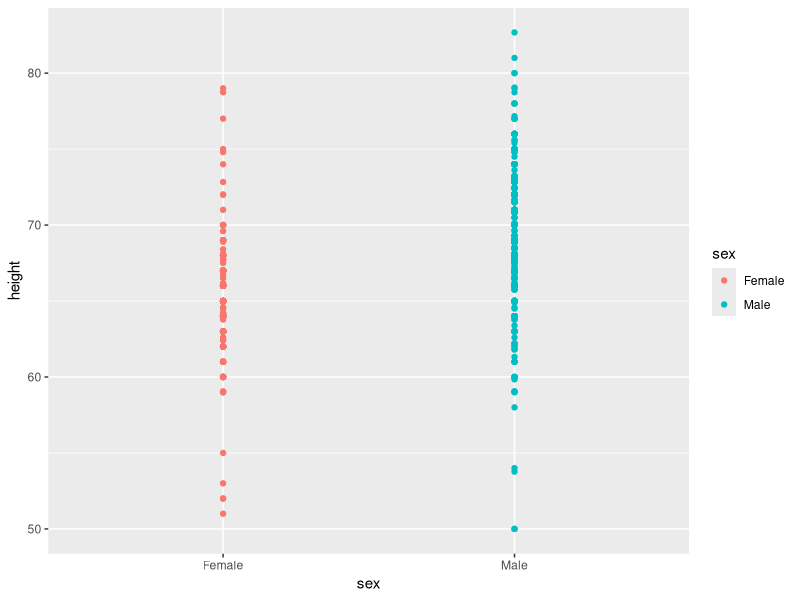
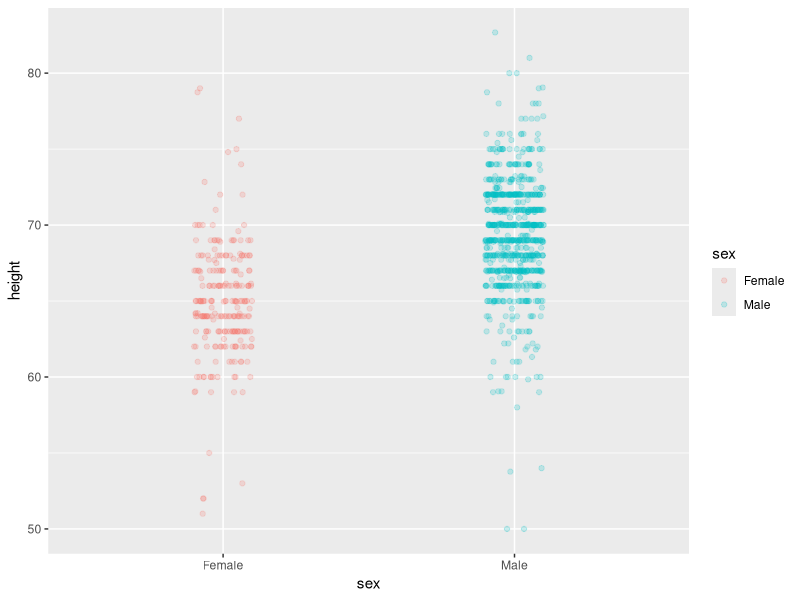
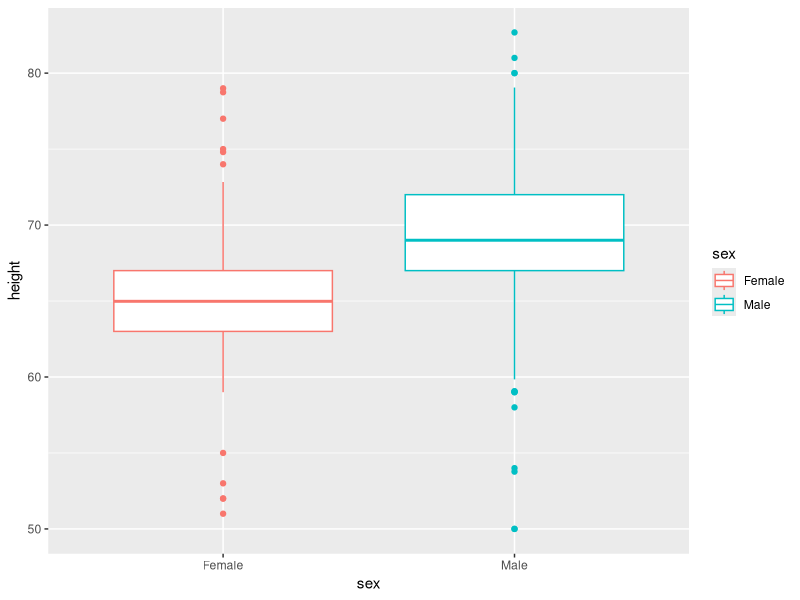
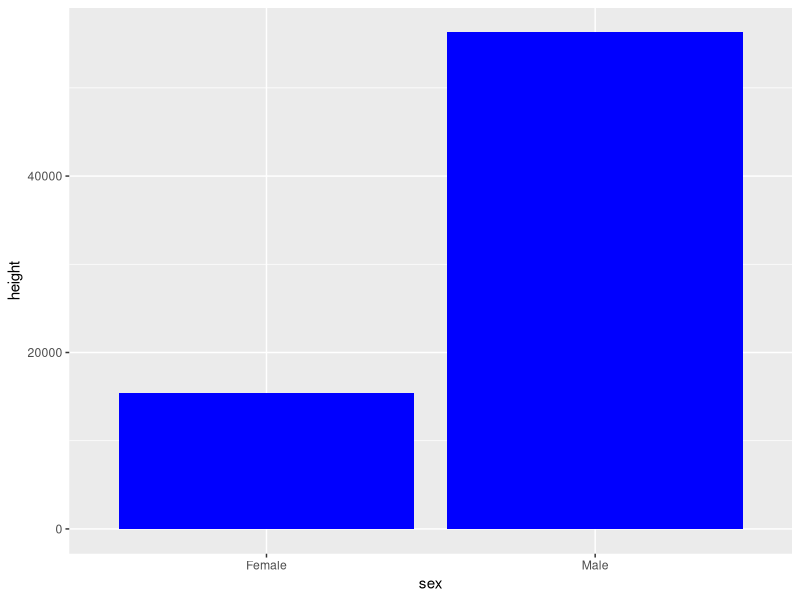
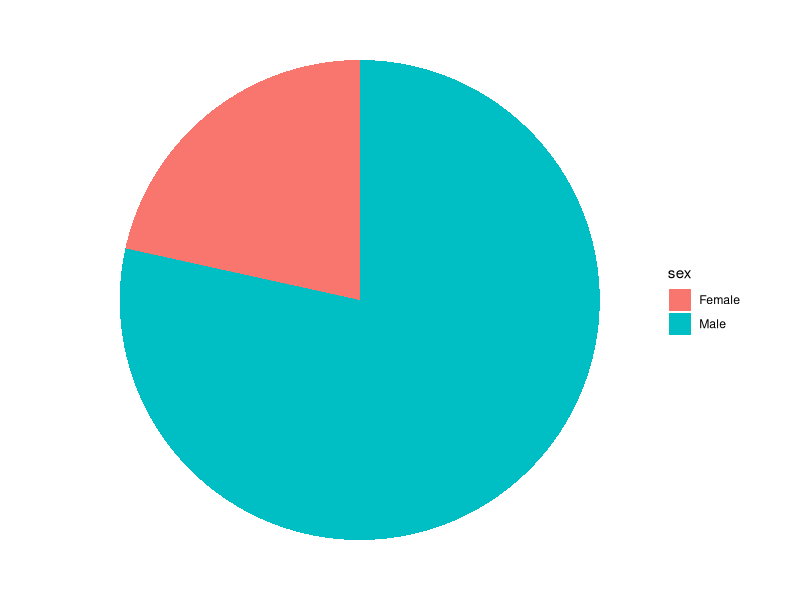
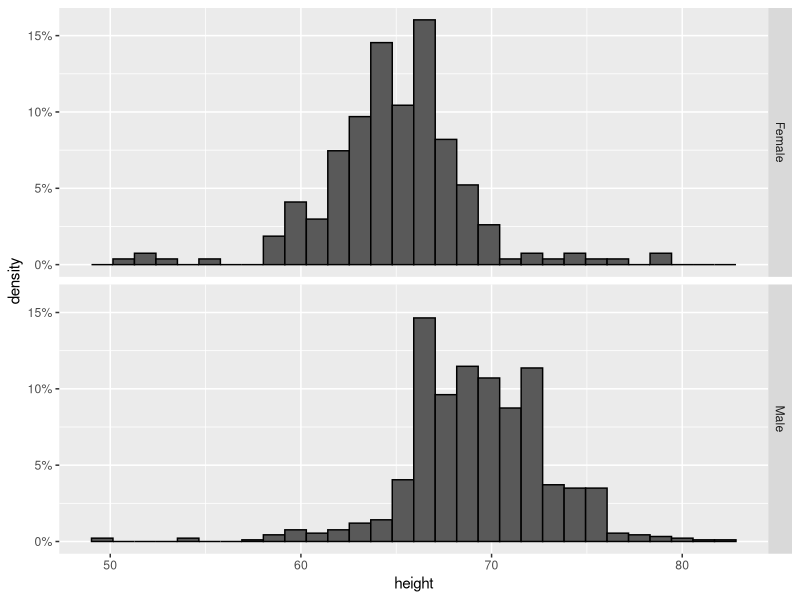
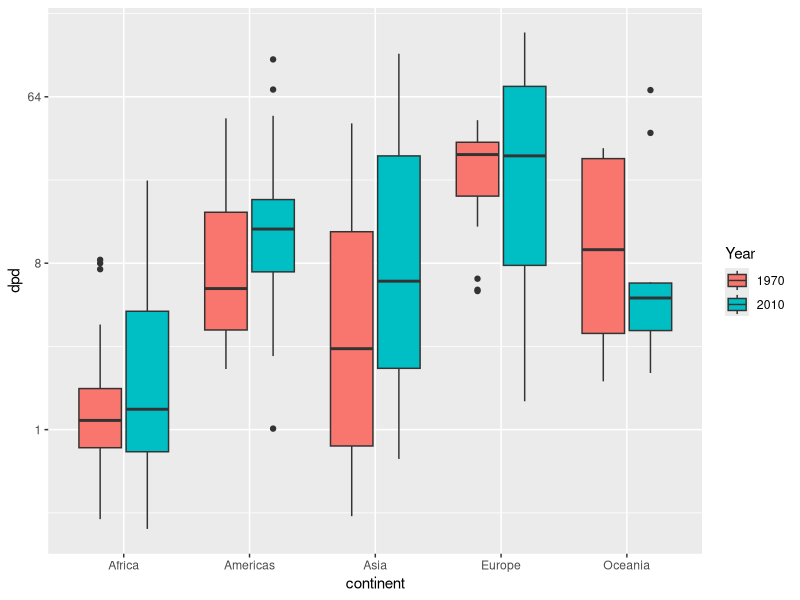
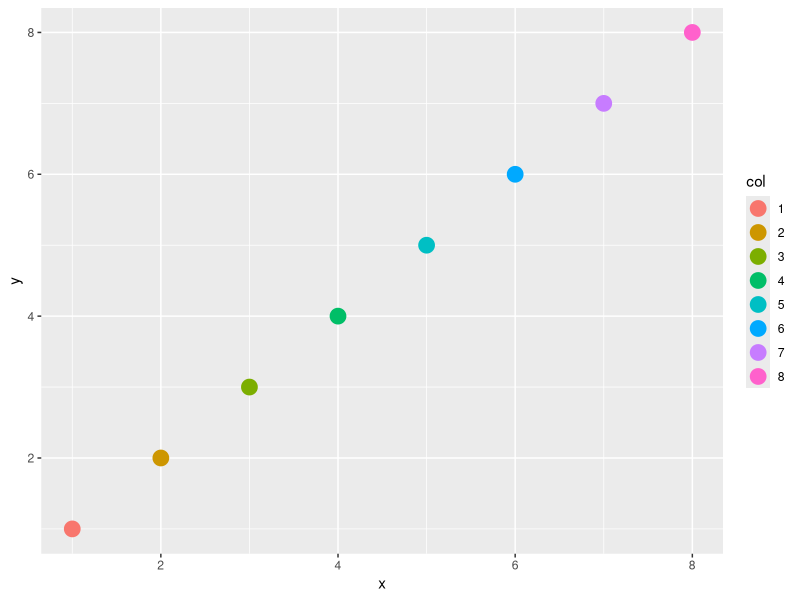

R code for these plots, in order:
library(dslabs)
library(ggplot2)
library(dplyr)
library(RColorBrewer)

data("heights")
head(heights)
h <- heights

h %>% ggplot(aes(sex, height, color = sex)) + geom_point()
h %>% ggplot(aes(sex, height, color = sex)) + geom_jitter(width = 0.1, alpha = 0.2)
h %>% ggplot(aes(sex, height, color = sex)) + geom_boxplot()
h %>% ggplot(aes(sex, height)) + geom_col(fill = 'blue')  #bad choice
h %>% ggplot(aes('', height, fill=sex)) + geom_bar(stat = 'identity', width = 1) + coord_polar('y', start = 0) + 
  theme_void()#worst choice
h %>% ggplot(aes(height, y=..density..)) + geom_histogram(col='black') + facet_grid(sex~.) + scale_y_continuous(labels = scales::percent_format()) #best choice

data("gapminder")
g <- gapminder
head(g)
tab = g %>% mutate(dpd = gdp/population/365) %>% filter(year %in% c(1970, 2010) & !is.na(dpd))
View(tab)
tab %>% ggplot(aes(continent, dpd)) + geom_boxplot(aes(fill = factor(year))) + scale_fill_discrete(name='Year') + scale_y_continuous(trans = 'log2')


#using color blind friendly colors
color_blind_friendly_cols <- c("#999999", "#E69F00", "#56B4E9", "#009E73", "#F0E442", "#0072B2", "#D55E00", "#CC79A7")

p1 <- data.frame(x = 1:8, y = 1:8, col = as.character(1:8)) %>%
  ggplot(aes(x, y, color = col)) +
  geom_point(size = 5)
p1
p1 + scale_color_manual(values = color_blind_friendly_cols)

#disease exercice
dis <- us_contagious_diseases
str(dis)
head(dis)

display.brewer.all()
display.brewer.all(type='seq')
display.brewer.all(type='div')

#----------------ASSESSMENT---------------------
dat <- us_contagious_diseases %>% filter(year == 1967 & disease=="Measles" & !is.na(population)) %>% 
  mutate(rate = (count / population) * 10000 * (52 / weeks_reporting))
head(dat)
state <- dat$state 
rate <- dat$count/(dat$population/10000)*(52/dat$weeks_reporting)
levels(state)
state <- reorder(state, rate)

dat <- us_contagious_diseases %>% filter(year == 1967 & disease=="Measles" & count>0 & !is.na(population)) %>%
  mutate(rate = count / population * 10000 * 52 / weeks_reporting) %>% mutate(state = reorder(state, rate))
dat %>% ggplot(aes(state, rate)) +
  geom_bar(stat="identity") +
  coord_flip()

dat <- us_contagious_diseases %>% filter(year == 1967 & disease=="Measles" & count>0 & !is.na(population)) %>%
  mutate(rate = count / population * 10000 * 52 / weeks_reporting) %>% mutate(state = reorder(state, rate))
dat %>% ggplot(aes('', rate, fill = state)) +
  geom_bar(stat="identity", width = 1) +
  coord_polar('y', start = 0)

data("murders")
head(murders)
murders %>% mutate(rate = total/population*100000) %>% mutate(region = reorder(region, rate, FUN = 'median')) %>%
  ggplot(aes(region, rate)) + geom_boxplot() + geom_jitter(width = 0.1, alpha = 0.2)

#tile plot
dis <- us_contagious_diseases
head(dis)
summary(dis)

#building the graph of Measles
the_disease = "Measles"
dat <- dis %>% 
  filter(!state%in%c("Hawaii","Alaska") & disease == the_disease) %>% 
  mutate(rate = count / population * 10000) %>% 
  mutate(state = reorder(state, rate))
head(dat)
summary(dat)

dat %>% ggplot(aes(year, state, fill = rate)) + 
  geom_tile(color = "grey50") + 
  scale_x_continuous(expand=c(0,0)) + 
  scale_fill_gradientn(colors = brewer.pal(9, "Reds"), trans = "sqrt") + 
  theme_minimal() + 
  theme(panel.grid = element_blank()) + 
  ggtitle(the_disease) + 
  ylab("") + 
  xlab("") + geom_vline(xintercept=1963, size=1, col = "blue")

#Building the graph of smallpox
the_disease = "Smallpox"
dat <- dis %>% 
  filter(!state%in%c("Hawaii","Alaska") & disease == the_disease & weeks_reporting >= 10) %>% 
  mutate(rate = count / population * 10000) %>% 
  mutate(state = reorder(state, rate))
head(dat)
summary(dat)

dat %>% ggplot(aes(year, state, fill = rate)) + 
  geom_tile(color = "grey50") + 
  scale_x_continuous(expand=c(0,0)) + 
  scale_fill_gradientn(colors = brewer.pal(9, "Reds"), trans = "sqrt") + 
  theme_minimal() + 
  theme(panel.grid = element_blank()) + 
  ggtitle(the_disease) + 
  ylab("") + 
  xlab("")

#showing the rate of Measles cases per population by state
the_disease = "Measles"
dat <- us_contagious_diseases %>%
  filter(!state%in%c("Hawaii","Alaska") & disease == the_disease) %>%
  mutate(rate = count / population * 10000) %>%
  mutate(state = reorder(state, rate))
head(dat)
dat <- dat %>% mutate(rate2 = sqrt(rate))

avg <- us_contagious_diseases %>%
  filter(disease==the_disease) %>% group_by(year) %>%
  summarize(us_rate = sum(count, na.rm=TRUE)/sum(population, na.rm=TRUE)*10000)
head(avg, 20)
avg <- avg %>% mutate(us_rate2 = sqrt(us_rate))

dat %>% ggplot() +
  geom_line(aes(year, rate, group = state),  color = "grey50", 
            show.legend = FALSE, alpha = 0.2, size = 1) +
  geom_line(mapping = aes(year, us_rate),  data = avg, size = 1, color = "black") +
  scale_y_continuous(trans = "sqrt") + 
  ggtitle("Cases per 10,000 by state") + 
  xlab("") + 
  ylab("") +
  geom_text(data = data.frame(x=1955, y=50), mapping = aes(x, y, label="US average"), color="black") + 
  geom_vline(xintercept=1963, col = "blue")

dat %>% ggplot() +
  geom_line(aes(year, rate2, group = state),  color = "grey50", 
            show.legend = FALSE, alpha = 0.2, size = 1) +
  geom_line(mapping = aes(year, us_rate2),  data = avg, size = 1, color = "black") +
  ggtitle("Cases per 10,000 by state") + 
  xlab("") + 
  ylab("") +
  geom_text(data = data.frame(x=1955, y=sqrt(50)), mapping = aes(x, y, label="US average"), color="black") + 
  geom_vline(xintercept=1963, col = "blue")

 
#showing the rate of Smallpox cases per population by state
the_disease = "Smallpox"
dat <- us_contagious_diseases %>%
  filter(!state%in%c("Hawaii","Alaska") & disease == the_disease & weeks_reporting >= 10) %>%
  mutate(rate = count / population * 10000) %>%
  mutate(state = reorder(state, rate))
head(dat)
dat <- dat %>% mutate(rate2 = sqrt(rate))

avg <- us_contagious_diseases %>%
  filter(disease==the_disease & weeks_reporting >= 10) %>% group_by(year) %>%
  summarize(us_rate = sum(count, na.rm=TRUE)/sum(population, na.rm=TRUE)*10000)
head(avg)
avg <- avg %>% mutate(us_rate2 = sqrt(us_rate))

dat %>% ggplot() +
  geom_line(aes(year, rate, group = state),  color = "grey50", 
            show.legend = FALSE, alpha = 0.2, size = 1) +
  geom_line(mapping = aes(year, us_rate),  data = avg, size = 1, color = "black") +
  scale_y_continuous(trans = "sqrt") + 
  ggtitle("Cases per 10,000 by state") + 
  xlab("") + 
  ylab("") +
  geom_text(data = data.frame(x=1934, y=2), mapping = aes(x, y, label="US average"), color="black")

dat %>% ggplot() +
  geom_line(aes(year, rate2, group = state),  color = "grey50", 
            show.legend = FALSE, alpha = 0.2, size = 1) +
  geom_line(mapping = aes(year, us_rate2),  data = avg, size = 1, color = "black") +
  ggtitle("Cases per 10,000 by state") + 
  xlab("") + 
  ylab("") +
  geom_text(data = data.frame(x=1934, y=sqrt(2)), mapping = aes(x, y, label="US average"), color="black")


#looking at the rates of all diseases in one state
us_contagious_diseases %>% filter(state=="California" & weeks_reporting >= 10) %>% 
  group_by(year, disease) %>%
  summarize(rate = sum(count)/sum(population)*10000) %>%
  ggplot(aes(year, rate, col=disease)) + 
  geom_line()


#making a time series plot for the rates of all diseases in the United States
us_contagious_diseases %>% filter(!is.na(population)) %>% group_by(disease, year) %>% 
  summarise(rate = sum(count)/sum(population)*10000) %>% ggplot(aes(year, rate, color=disease)) + geom_line()
